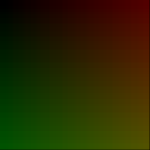
Frame 1 (no input)
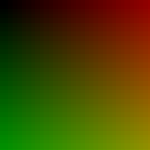
Frame 60 (no input)
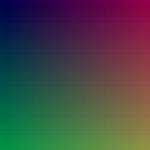
Frame 120 (the mouse pressed at the canvas centre since frame 60)

The p5.js sketch that drew these frames (run headless with seeded random() and noise() and a simulated clock; from frame 60 on, the mouse is pressed at the canvas centre):

// p5.js sketch
// ── sketch.js
function setup() {
  createCanvas(150, 150);
  background(0);
}

function draw() {
  for(x=0;x<150;x++){
    for(y=0;y<150;y++){
      stroke(x,y,mouseX);
      point(x,y);
    }
  }
}
